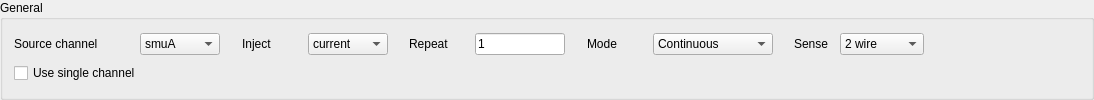
        <widget class="QGroupBox" name="groupBox_general">
         <property name="minimumSize">
          <size>
           <width>0</width>
           <height>0</height>
          </size>
         </property>
         <property name="maximumSize">
          <size>
           <width>16777215</width>
           <height>16777215</height>
          </size>
         </property>
         <property name="title">
          <string>General</string>
         </property>
         <layout class="QVBoxLayout" name="verticalLayout_2">
          <item>
           <layout class="QHBoxLayout" name="HBoxLayout_general" stretch="10,1,10,1,10,1,10,1,10,10">
            <item>
             <layout class="QHBoxLayout" name="HBoxLayout_channel">
              <item>
               <widget class="QLabel" name="label_Channel">
                <property name="sizePolicy">
                 <sizepolicy hsizetype="Fixed" vsizetype="Fixed">
                  <horstretch>0</horstretch>
                  <verstretch>0</verstretch>
                 </sizepolicy>
                </property>
                <property name="minimumSize">
                 <size>
                  <width>120</width>
                  <height>0</height>
                 </size>
                </property>
                <property name="text">
                 <string>Source channel</string>
                </property>
               </widget>
              </item>
              <item>
               <widget class="QComboBox" name="comboBox_channel">
                <property name="sizePolicy">
                 <sizepolicy hsizetype="Fixed" vsizetype="Fixed">
                  <horstretch>0</horstretch>
                  <verstretch>0</verstretch>
                 </sizepolicy>
                </property>
                <property name="minimumSize">
                 <size>
                  <width>80</width>
                  <height>0</height>
                 </size>
                </property>
                <property name="currentIndex">
                 <number>0</number>
                </property>
                <item>
                 <property name="text">
                  <string>smuA</string>
                 </property>
                </item>
                <item>
                 <property name="text">
                  <string>smuB</string>
                 </property>
                </item>
               </widget>
              </item>
             </layout>
            </item>
            <item>
             <spacer name="horizontalSpacer_8">
              <property name="orientation">
               <enum>Qt::Orientation::Horizontal</enum>
              </property>
              <property name="sizeHint" stdset="0">
               <size>
                <width>40</width>
                <height>20</height>
               </size>
              </property>
             </spacer>
            </item>
            <item>
             <layout class="QHBoxLayout" name="HBoxLayout_inject" stretch="0,0">
              <item>
               <widget class="QLabel" name="label_inject">
                <property name="sizePolicy">
                 <sizepolicy hsizetype="Fixed" vsizetype="Fixed">
                  <horstretch>0</horstretch>
                  <verstretch>0</verstretch>
                 </sizepolicy>
                </property>
                <property name="minimumSize">
                 <size>
                  <width>60</width>
                  <height>0</height>
                 </size>
                </property>
                <property name="text">
                 <string>Inject</string>
                </property>
               </widget>
              </item>
              <item>
               <widget class="QComboBox" name="comboBox_inject">
                <property name="sizePolicy">
                 <sizepolicy hsizetype="Fixed" vsizetype="Fixed">
                  <horstretch>0</horstretch>
                  <verstretch>0</verstretch>
                 </sizepolicy>
                </property>
                <property name="minimumSize">
                 <size>
                  <width>80</width>
                  <height>0</height>
                 </size>
                </property>
                <property name="currentIndex">
                 <number>0</number>
                </property>
                <item>
                 <property name="text">
                  <string>current</string>
                 </property>
                </item>
                <item>
                 <property name="text">
                  <string>voltage</string>
                 </property>
                </item>
               </widget>
              </item>
             </layout>
            </item>
            <item>
             <spacer name="horizontalSpacer_9">
              <property name="orientation">
               <enum>Qt::Orientation::Horizontal</enum>
              </property>
              <property name="sizeHint" stdset="0">
               <size>
                <width>40</width>
                <height>20</height>
               </size>
              </property>
             </spacer>
            </item>
            <item>
             <layout class="QHBoxLayout" name="HBoxLayout_repeat" stretch="0,0">
              <item>
               <widget class="QLabel" name="label_repeat">
                <property name="sizePolicy">
                 <sizepolicy hsizetype="Fixed" vsizetype="Fixed">
                  <horstretch>0</horstretch>
                  <verstretch>0</verstretch>
                 </sizepolicy>
                </property>
                <property name="minimumSize">
                 <size>
                  <width>60</width>
                  <height>0</height>
                 </size>
                </property>
                <property name="text">
                 <string>Repeat</string>
                </property>
               </widget>
              </item>
              <item>
               <widget class="QLineEdit" name="lineEdit_repeat">
                <property name="sizePolicy">
                 <sizepolicy hsizetype="Fixed" vsizetype="Fixed">
                  <horstretch>0</horstretch>
                  <verstretch>0</verstretch>
                 </sizepolicy>
                </property>
                <property name="minimumSize">
                 <size>
                  <width>20</width>
                  <height>0</height>
                 </size>
                </property>
                <property name="text">
                 <string>1</string>
                </property>
               </widget>
              </item>
             </layout>
            </item>
            <item>
             <spacer name="horizontalSpacer_10">
              <property name="orientation">
               <enum>Qt::Orientation::Horizontal</enum>
              </property>
              <property name="sizeHint" stdset="0">
               <size>
                <width>40</width>
                <height>20</height>
               </size>
              </property>
             </spacer>
            </item>
            <item>
             <layout class="QHBoxLayout" name="HBoxLayout_mode">
              <item>
               <widget class="QLabel" name="label_mode">
                <property name="sizePolicy">
                 <sizepolicy hsizetype="Fixed" vsizetype="Fixed">
                  <horstretch>0</horstretch>
                  <verstretch>0</verstretch>
                 </sizepolicy>
                </property>
                <property name="minimumSize">
                 <size>
                  <width>60</width>
                  <height>0</height>
                 </size>
                </property>
                <property name="text">
                 <string>Mode</string>
                </property>
               </widget>
              </item>
              <item>
               <widget class="QComboBox" name="comboBox_mode">
                <property name="sizePolicy">
                 <sizepolicy hsizetype="Fixed" vsizetype="Fixed">
                  <horstretch>0</horstretch>
                  <verstretch>0</verstretch>
                 </sizepolicy>
                </property>
                <property name="minimumSize">
                 <size>
                  <width>120</width>
                  <height>0</height>
                 </size>
                </property>
                <property name="currentIndex">
                 <number>0</number>
                </property>
                <item>
                 <property name="text">
                  <string>Continuous</string>
                 </property>
                </item>
                <item>
                 <property name="text">
                  <string>Pulsed</string>
                 </property>
                </item>
                <item>
                 <property name="text">
                  <string>Mixed</string>
                 </property>
                </item>
               </widget>
              </item>
             </layout>
            </item>
            <item>
             <spacer name="horizontalSpacer_69">
              <property name="orientation">
               <enum>Qt::Orientation::Horizontal</enum>
              </property>
              <property name="sizeHint" stdset="0">
               <size>
                <width>40</width>
                <height>20</height>
               </size>
              </property>
             </spacer>
            </item>
            <item>
             <layout class="QHBoxLayout" name="HBoxLayout_sourceSenseMode" stretch="0,0">
              <item>
               <widget class="QLabel" name="label_sourceSenseMode">
                <property name="sizePolicy">
                 <sizepolicy hsizetype="Fixed" vsizetype="Fixed">
                  <horstretch>0</horstretch>
                  <verstretch>0</verstretch>
                 </sizepolicy>
                </property>
                <property name="minimumSize">
                 <size>
                  <width>40</width>
                  <height>0</height>
                 </size>
                </property>
                <property name="text">
                 <string>Sense</string>
                </property>
               </widget>
              </item>
              <item>
               <widget class="QComboBox" name="comboBox_sourceSenseMode">
                <property name="sizePolicy">
                 <sizepolicy hsizetype="Fixed" vsizetype="Fixed">
                  <horstretch>0</horstretch>
                  <verstretch>0</verstretch>
                 </sizepolicy>
                </property>
                <property name="minimumSize">
                 <size>
                  <width>80</width>
                  <height>0</height>
                 </size>
                </property>
                <property name="currentIndex">
                 <number>0</number>
                </property>
                <item>
                 <property name="text">
                  <string>2 wire</string>
                 </property>
                </item>
                <item>
                 <property name="text">
                  <string>4 wire</string>
                 </property>
                </item>
                <item>
                 <property name="text">
                  <string>2 &amp; 4 wire</string>
                 </property>
                </item>
               </widget>
              </item>
             </layout>
            </item>
            <item>
             <spacer name="horizontalSpacer_11">
              <property name="orientation">
               <enum>Qt::Orientation::Horizontal</enum>
              </property>
              <property name="sizeHint" stdset="0">
               <size>
                <width>40</width>
                <height>20</height>
               </size>
              </property>
             </spacer>
            </item>
           </layout>
          </item>
          <item>
           <layout class="QHBoxLayout" name="HBoxLayout_singleChannel">
            <item>
             <widget class="QCheckBox" name="checkBox_singleChannel">
              <property name="text">
               <string>Use single channel</string>
              </property>
             </widget>
            </item>
           </layout>
          </item>
         </layout>
        </widget>
